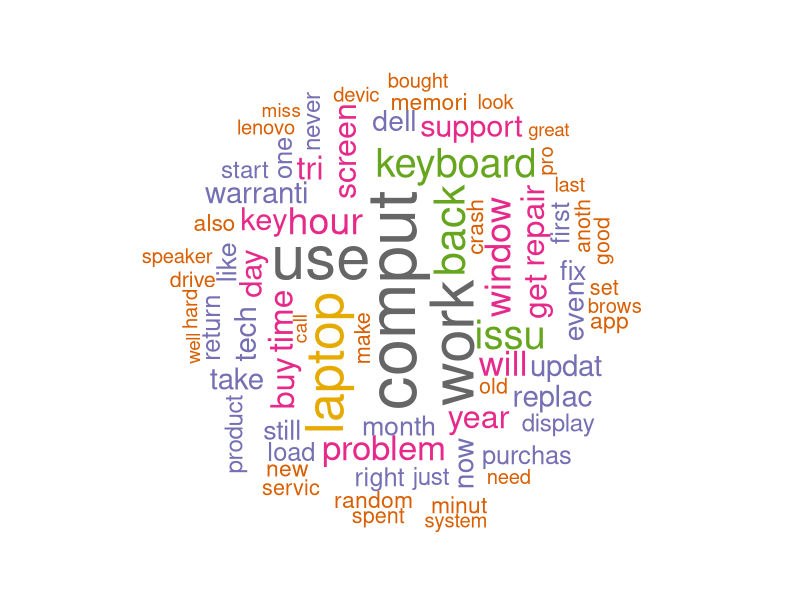
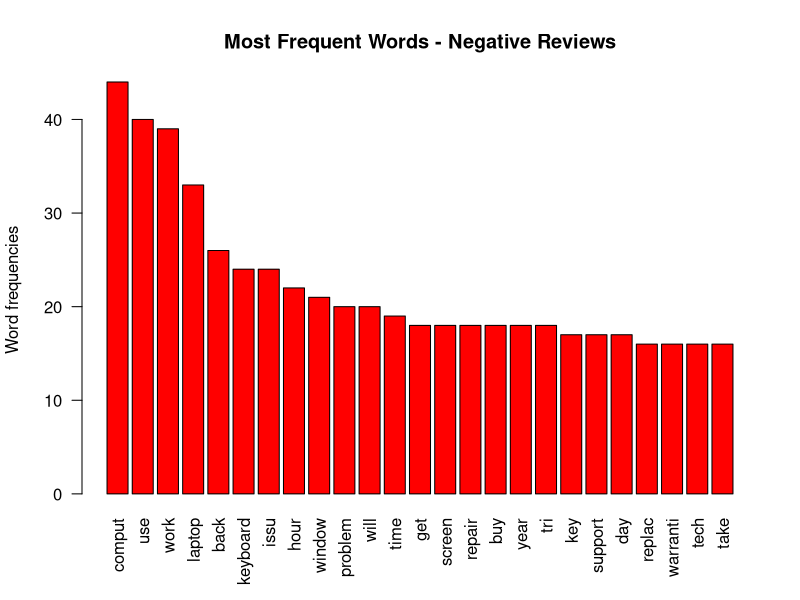

Recreate these plots in R, in order.
## ---- chunk 1
knitr::opts_chunk$set(echo = TRUE)
## ---- chunk 2

# Install
# install.packages("tm")  # for text mining
# install.packages("SnowballC") # for text stemming
# install.packages("wordcloud") # word-cloud generator 
# install.packages("RColorBrewer") # color palettes
# Load

library("tm")
library("SnowballC")
library("wordcloud")
library("RColorBrewer")

## ---- chunk 3

# text1 <- readLines(file.choose())  # manually selected path:
text2 <- readLines("./corpus/target/word_cloud_txt_negative.txt") # negativec reviews
getwd()
## ---- chunk 4
# read file for corpus:
docs2 <- Corpus(VectorSource(text2))  

## ---- chunk 5

inspectRetrn2 <- inspect(docs2)  # run this variable to view all of the documents
toSpace2 <- content_transformer(function (x , pattern ) gsub(pattern, " ", x))
docs2 <- tm_map(docs2, toSpace2, "/")  # replacing characters to establish true "words for the process"
docs2 <- tm_map(docs2, toSpace2, "@")
docs2 <- tm_map(docs2, toSpace2, "\\|")

# Convert the text to lower case
docs2 <- tm_map(docs2, content_transformer(tolower))
# Remove numbers
docs2 <- tm_map(docs2, removeNumbers)
# Remove english common stopwords
docs2 <- tm_map(docs2, removeWords, stopwords("english"))
# Remove your own stop word
# specify your stopwords as a character vector
docs2 <- tm_map(docs2, removeWords, c("blabla1", "blabla2")) 
# Remove punctuations
docs2 <- tm_map(docs2, removePunctuation)
# Eliminate extra white spaces
docs2 <- tm_map(docs2, stripWhitespace)
# Text stemming
docs2 <- tm_map(docs2, stemDocument)

## ---- chunk 6

dtm2 <- TermDocumentMatrix(docs2)
m2 <- as.matrix(dtm2)
v2 <- sort(rowSums(m2),decreasing=TRUE)
d2 <- data.frame(word = names(v2),freq=v2)
head(d2, 25)

## ---- chunk 7

set.seed(1234)
wordcloud(words = d2$word, freq = d2$freq, min.freq = 1,
          max.words=74, random.order=FALSE, rot.per=0.35, 
          colors=brewer.pal(8, "Dark2"), scale=c(4,.5))

## ---- chunk 8
barplot(d2[1:25,]$freq, las = 2, names.arg = d2[1:25,]$word,
        col ="red", main ="Most Frequent Words - Negative Reviews",
        ylab = "Word frequencies")
